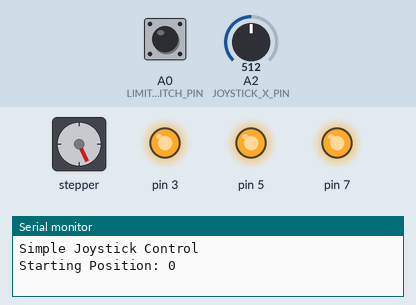
This sketch was run on a simulated Arduino Uno, built with avr-gcc and run on an emulated ATmega328P. Shown: stepper motor, output pins drawn as LEDs (lit = HIGH), the last lines printed to the serial monitor. Inputs (shaded band) come from the test bench; at power-on: A0 (LIMIT_SWITCH_PIN) HIGH, A2 (JOYSTICK_X_PIN) = 512. Stepper angles assume 800 steps per turn.

Above: at 1.2 s.
1.3 s: A0 (LIMIT_SWITCH_PIN) pulled LOW for 0.15 s
3.3 s: A2 (JOYSTICK_X_PIN) set to 900
At 4.6 s:
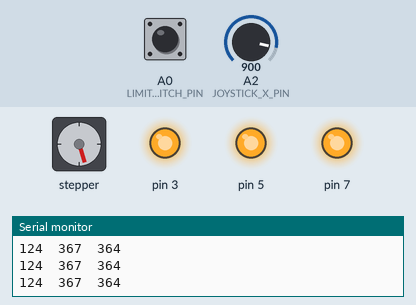
5.0 s: A2 (JOYSTICK_X_PIN) set to 122
At 6.6 s:
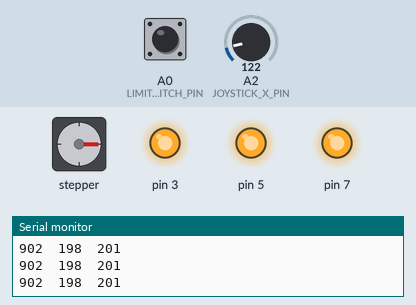
6.9 s: A2 (JOYSTICK_X_PIN) set to 0
At 8.1 s:
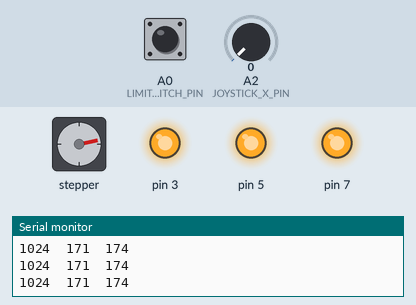
Timing chart, 0 to 9.9 s (numbered marks = the images above; inputs shaded):
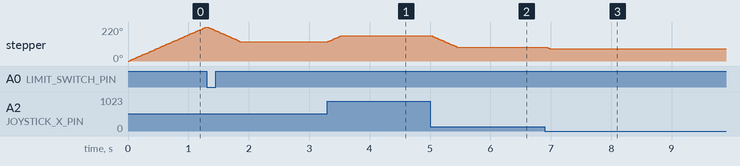

Measured:
- after the input at 3.3 s, stepper: turns 37° clockwise in 0.21 s, starting at once
- after the input at 5.0 s, stepper: turns 73° counter-clockwise in 0.43 s, starting at once
- after the input at 6.9 s, stepper: turns 12° counter-clockwise, starting at once

The sketch:

StepperSimpleJoystick.ino
```cpp
// Rotate Counter Clockwise until

#include <AccelStepper.h>

AccelStepper stepper = AccelStepper(AccelStepper::DRIVER, 6, 4); // Defaults to AccelStepper::FULL4WIRE (4 pins) on 2, 3, 4, 5

#define LIMIT_SWITCH_PIN  A0
#define JOYSTICK_X_PIN    A2
#define STEPS_PER_ROTATION  800
#define STEPS_CLOSE_ENOUGH   3  // number of steps away from current target considered close enough
#define MOVEMENT_RANGE_DEGREES  100.0
#define BUFFER_FROM_SWITCH_STEPS  100
#define ACCELERATION  400  // too low need to figure out if this is necessary at all
#define SPEED         400
#define JOYSTICK_READ_DELAY_MILLIS  20

boolean switchFound = false;
boolean centerFound = false;
boolean startupComplete = false;

long startingPosition;
long switchPosition;
long stepperMin, stepperCenter, stepperMax;
int rangeSteps = (MOVEMENT_RANGE_DEGREES / 360.0) * STEPS_PER_ROTATION;
long switchPressedTime;
long lastJoystickXReadTime = 0;
long currentStepperTarget = 0;

void setup()
{
  Serial.begin(115200);
  while (! Serial) delay(10);

  Serial.println("Simple Joystick Control");

  pinMode(JOYSTICK_X_PIN, INPUT);
  pinMode(LIMIT_SWITCH_PIN, INPUT_PULLUP);

  pinMode(3, OUTPUT);
  pinMode(5, OUTPUT);
  pinMode(7, OUTPUT);

  digitalWrite(3, HIGH);
  digitalWrite(5, HIGH);
  digitalWrite(7, HIGH);

   stepper.setEnablePin(2);
   stepper.setMaxSpeed(1000);
   stepper.enableOutputs();
   stepper.setPinsInverted();
   stepper.setSpeed(SPEED);

   startingPosition = stepper.currentPosition();
   Serial.print("Starting Position: ");
   Serial.println(startingPosition);
}

void loop()
{
  if (!startupComplete) {
    if (!switchFound) {
      if (!digitalRead(LIMIT_SWITCH_PIN)) {
        switchFound = true;
        switchPosition = stepper.currentPosition();
        switchPressedTime = millis();

        Serial.print("Switch Position: ");
        Serial.println(switchPosition);

        stepperMin = switchPosition - BUFFER_FROM_SWITCH_STEPS;
        stepperCenter = stepperMin - (rangeSteps / 2);
        stepperMax = stepperMin - rangeSteps;

        Serial.print("Min: ");
        Serial.println(stepperMin);
        Serial.print("Center: ");
        Serial.println(stepperCenter);
        Serial.print("Max: ");
        Serial.println(stepperMax);

        stepper.setSpeed(-SPEED);
      } else {
        if (digitalRead(LIMIT_SWITCH_PIN)) { // double check that the button is not pressed
          stepper.runSpeed();
        }
      }
    } else if (!centerFound) {
      if (stepper.currentPosition() == stepperCenter) {
        Serial.println("Found Center");
        centerFound = true;
        startupComplete = true;
        stepper.stop();
      } else {
        if ((millis() - switchPressedTime < 500) || digitalRead(LIMIT_SWITCH_PIN)) { // double check that the button is not pressed
          stepper.runSpeed();
        }
      }
    }

  } else {
    // Startup is finished, handle steering
    // if the limit switch is not pressed
    if (digitalRead(LIMIT_SWITCH_PIN)) {
      long currentStepperPosition = stepper.currentPosition();

      if (millis() - JOYSTICK_READ_DELAY_MILLIS > lastJoystickXReadTime) {
        // take new joystick reading
        int joyX = 1024 - constrain(analogRead(JOYSTICK_X_PIN), 0, 1024);
        currentStepperTarget = map(joyX, 0, 1024, stepperMin, stepperMax);
        lastJoystickXReadTime = millis();

        Serial.print(joyX);
        Serial.print("  ");
        Serial.print(currentStepperTarget);
        Serial.print("  ");
        Serial.println(currentStepperPosition);

        if (between(currentStepperTarget, currentStepperPosition - STEPS_CLOSE_ENOUGH, currentStepperPosition + STEPS_CLOSE_ENOUGH)) {
          // Close enough, just stay here
          stepper.stop();
        } else if (currentStepperTarget < currentStepperPosition) {
          stepper.setSpeed(-SPEED);
        } else {
          stepper.setSpeed(SPEED);
        }
      }

      if (between(currentStepperTarget, currentStepperPosition - STEPS_CLOSE_ENOUGH, currentStepperPosition + STEPS_CLOSE_ENOUGH)) {
        stepper.stop();
      } else {
        stepper.runSpeed();
      }

    } else {
      Serial.println("ERROR!");
      stepper.stop();
      delay(1000);
    }
  }
}

boolean between(long value, long min, long max) {
  return value >= min && value <= max;
}
```
